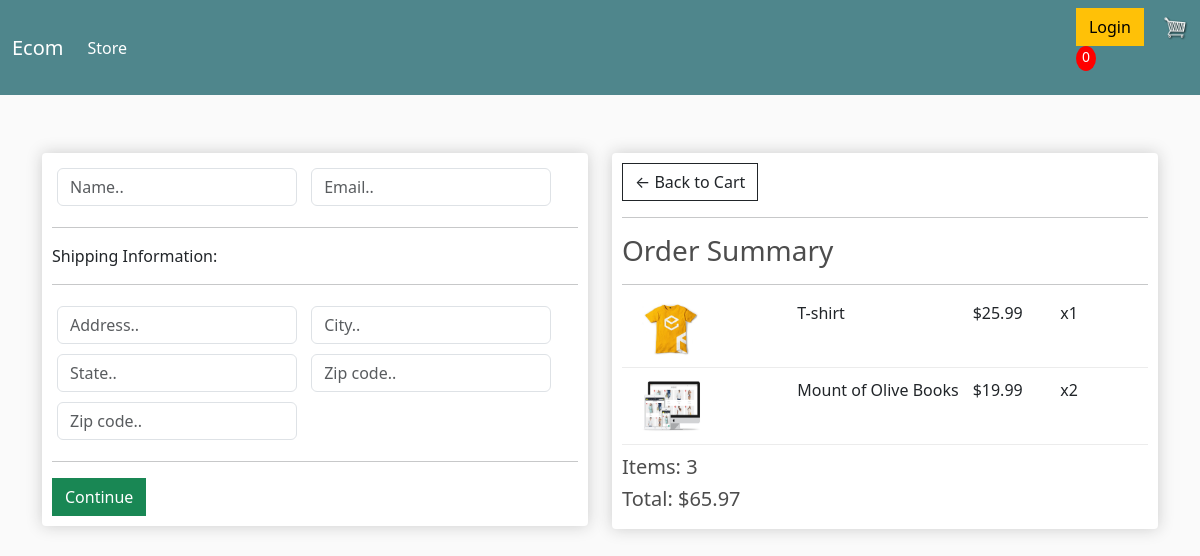
Screenshot of /checkout/ (signed in) with the database file from the repository.
### store/models.py (models this page shows, shortened)
class OrderItem (models.Model):
    product = models.ForeignKey(Product, on_delete=models.SET_NULL, blank=True, null=True)
    order = models.ForeignKey(Order, on_delete=models.SET_NULL, blank=True, null=True)
    qunatity = models.IntegerField(default=0, null=True, blank=True)
    date_added = models.DateTimeField (auto_now_add=True)
    @property
    def get_total(self):
        total = self.product.price * self.qunatity
        return total

class Product(models.Model):
    name = models.CharField(max_length=200, null=True)
    price = models.FloatField()
    digital = models.BooleanField(default=False, null=True, blank=True)
    image = models.ImageField(null=True, blank=True)
    @property
    def imageURL(self):
        try:
            url = self.image.url
        except:
            url = ''
        return url

class Order(models.Model):
    customer = models.ForeignKey(Customer, on_delete=models.SET_NULL, null=True, blank=True)
    date_ordered = models.DateTimeField(auto_now_add=True)
    complete = models.BooleanField(default=False, null=True, blank=False)
    transaction_id = models.CharField(max_length=200, null=True)
    def get_cart_total(self):
        orderitems = self.orderitem_set.all()
        total = sum([item.get_total for item in orderitems])
        return total
    def get_cart_item(self):
        orderitems = self.orderitem_set.all()
        total = sum([item.qunatity for item in orderitems])
        return total

### store/views.py (the view)
# urls.py: path('checkout/', views.checkout, name='checkout'),
def checkout(request):
    if request.user.is_authenticated:
        customer = request.user.customer
        order, created = Order.objects.get_or_create(customer=customer, complete=False)
        items = order.orderitem_set.all()
    else:
        items = []
        order = {'get_cart_total': 0, 'get_cart_item': 0}
    context = {'items': items,'order': order}
    return render(request, 'store/checkout.html', context)

### store/templates/store/checkout.html (shortened to what this page needs)
{% extends 'store/main.html' %}
{% load static %}
{% block content %}
     <div class="row">
		<div class="col-lg-6">
			<div class="box-element" id="form-wrapper">
				<form id="form">
					<div id="user-info">
						<div class="form-field">
							<input required class="form-control" type="text" name="name" placeholder="Name..">
						</div>
						<div class="form-field">
							<input required class="form-control" type="email" name="email" placeholder="Email..">
						</div>
					</div>
					<div id="shipping-info">
						<hr>
						<p>Shipping Information:</p>
						<hr>
						<div class="form-field">
							<input class="form-control" type="text" name="address" placeholder="Address..">
						</div>
						<div class="form-field">
							<input class="form-control" type="text" name="city" placeholder="City..">
						</div>
						<div class="form-field">
							<input class="form-control" type="text" name="state" placeholder="State..">
						</div>
						<div class="form-field">
							<input class="form-control" type="text" name="zipcode" placeholder="Zip code..">
						</div>
						<div class="form-field">
							<input class="form-control" type="text" name="country" placeholder="Zip code..">
						</div>
					</div>
					<hr>
					<input id="form-button" class="btn btn-success btn-block" type="submit" value="Continue">
				</form>
			</div>
			<br>
		</div>
<div class="col-lg-6">
			<div class="box-element">
				<a  class="btn btn-outline-dark" href="{% url 'cart' %}">&#x2190; Back to Cart</a>
				<hr>
				<h3>Order Summary</h3>
				<hr>
				{% for item in items %}
				<div class="cart-row">
					<div style="flex:2"><img class="row-image" src="{{item.product.imageURL}}"></div>
					<div style="flex:2"><p>{{item.product.name}}</p></div>
					<div style="flex:1"><p>${{item.product.price|floatformat:2}}</p></div>
					<div style="flex:1"><p>x{{item.qunatity}}</p></div>
				</div>
				{% endfor %}
				<h5>Items:   {{order.get_cart_item}}</h5>
				<h5>Total:   ${{order.get_cart_total|floatformat:2}}</h5>
			</div>
	</div>
{% endblock content %}

### static/css/main.css (style rules this page uses)
body { background-color: hsl(0, 0%, 98%); }
h1,h2,h3,h4,h5,h6 { color:hsl(0, 0%, 30%); }
.box-element { box-shadow:hsl(0, 0%, 80%) 0 0 16px; background-color: #fff; border-radius: 4px; padding: 10px; }
.col-lg-4, .col-lg-6, .col-lg-8, .col-lg-12 { margin-top: 10px; }
.btn { border-radius: 0; }
.row-image { width: 100px; }
.form-field { width:250px; display: inline-block; padding: 5px; }
.cart-row { display: flex; align-items: flex-stretch; padding-bottom: 10px; margin-bottom: 10px; border-bottom: 1px solid #ececec; }

### rows the page displays
OrderItem: product.imageURL (picture), product.name "T-shirt", product.price "25.99", qunatity "1"
OrderItem: product.imageURL (picture), product.name "Mount of Olive Books", product.price "19.99", qunatity "2"
Order: get_cart_item "3", get_cart_total "65.97"
